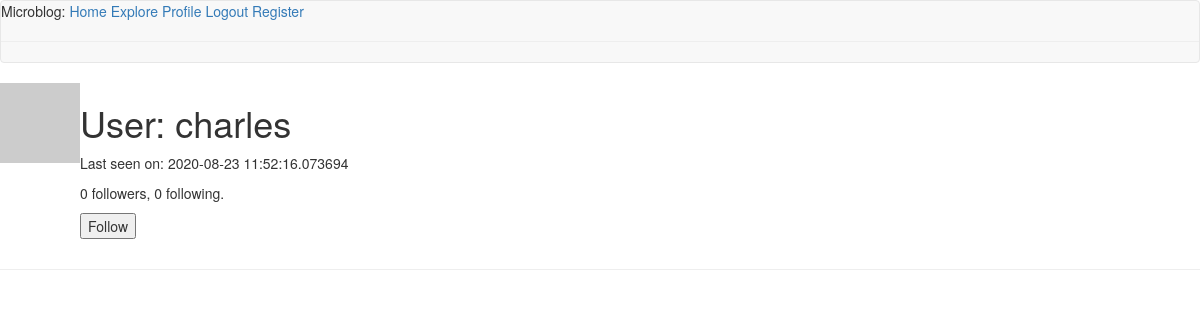
The app's page /user/charles (signed in), older data.
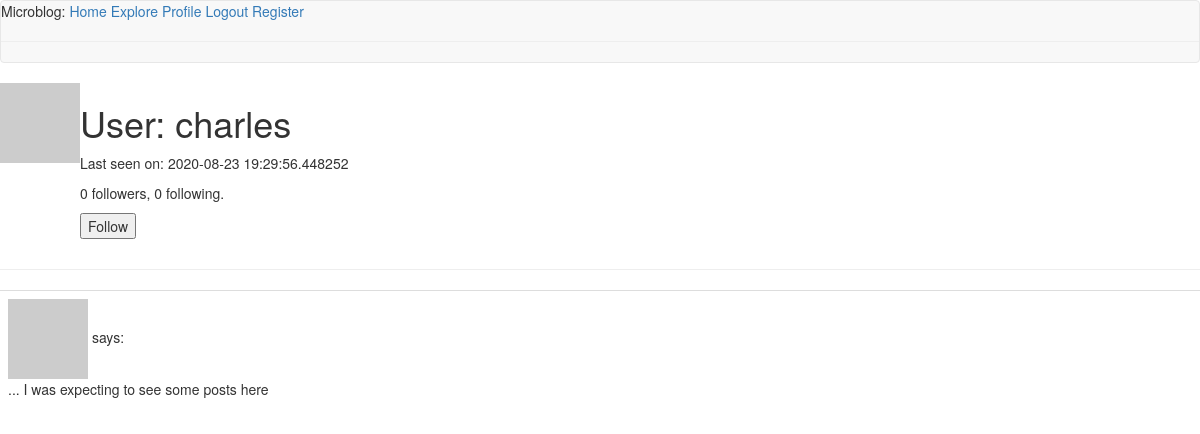
The same page, newer data.
### app/models.py (models this page shows, shortened)
class User(UserMixin, db.Model):
    id = db.Column(db.Integer, primary_key=True)
    username = db.Column(db.String(64), index=True, unique=True)
    email = db.Column(db.String(120), index=True, unique=True)
    password_hash = db.Column(db.String(128))
    posts = db.relationship('Post', backref='author', lazy='dynamic')
    about_me = db.Column(db.String(140))
    last_seen = db.Column(db.DateTime, default=datetime.utcnow)
    followed = db.relationship(
        'User', secondary=followers,
        primaryjoin=(followers.c.follower_id == id),
        secondaryjoin=(followers.c.followed_id == id),
        backref=db.backref('followers', lazy='dynamic'), lazy='dynamic')
    def avatar(self, size):
        digest = md5(self.email.lower().encode('utf-8')).hexdigest()
        return 'https://www.gravatar.com/avatar/{}?d=identicon&s={}'.format(
            digest, size)
    def is_following(self, user):
          return self.followed.filter(
						followers.c.followed_id == user.id).count() > 0

class Post(db.Model):
    id = db.Column(db.Integer, primary_key=True)
    body = db.Column(db.String(140))
    timestamp = db.Column(db.DateTime, index=True, default=datetime.utcnow)
    user_id = db.Column(db.Integer, db.ForeignKey('user.id'))

### app/routes.py (the view)
@app.route('/user/<username>')
@login_required
def user(username):
    user = User.query.filter_by(username=username).first_or_404()
    page = request.args.get('page', 1, type=int)
    posts = user.posts.order_by(Post.timestamp.desc()).paginate(page, app.config['POSTS_PER_PAGE'], False)
    next_url = url_for('user', username=user.username, page=posts.next_num) if posts.has_next else None
    prev_url = url_for('user', username=user.username, page=posts.prev_num) if posts.has_prev else None
    form = EmptyForm()
    return render_template('user.html', user=user, posts=posts.items, next_url=next_url, prev_url=prev_url, form=form)

### app/forms.py
class EmptyForm(FlaskForm):
    submit = SubmitField('Submit')

### app/models.py (called while the page is built)
@login.user_loader
def load_user(id):
    return User.query.get(int(id))

### app/routes.py (called while the page is built)
@app.before_request
def before_request():
    if current_user.is_authenticated:
        current_user.last_seen = datetime.utcnow()
        db.session.commit()

### app/templates/user.html (shortened to what this page needs)
{% extends "base.html" %} {% block content %}
<table>
  <tr valign="top">
    <td><img src="{{ user.avatar(128) }}" /></td>
    <td>
      <h1>User: {{ user.username }}</h1>
        {% if user.last_seen %}<p>Last seen on: {{ user.last_seen }}</p>{% endif %}
        <p>{{ user.followers.count() }} followers, {{ user.followed.count() }} following.</p>
        {% if user == current_user %}
        <p><a href="{{ url_for('edit_profile') }}">Edit your profile</a></p>
        {% elif not current_user.is_following(user) %}
        <p>
            <form action="{{ url_for('follow', username=user.username) }}" method="post">
                {{ form.submit(value='Follow') }}
            </form>
        </p>
        {% endif %}
    </td>
  </tr>
</table>
<hr />
{% for post in posts %} {% include '_post.html' %} {% endfor %}
{% endblock %}

### app/templates/_post.html
<table class="table table-hover">
  <tr>
    <td width="70px">
      <a href="{{ url_for('user', username=post.author.username) }}">
        <img src="{{ post.author.avatar(36) }}" />
      </a>
      says:
      <br />
      {{ post.body }}
    </td>
  </tr>
</table>

Row changes from the older to the newer data that the page shows:
changed User "charles": last_seen "2020-08-23 11:52:16.073694" → "2020-08-23 19:29:56.448252"
added Post: body "... I was expecting to see some posts here"
